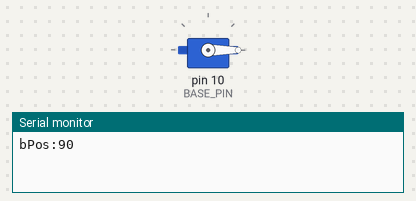
Simulated run of this sketch. Board: Arduino Uno, built with avr-gcc and run on an emulated ATmega328P. Shown: servo, the last lines printed to the serial monitor.

Above: at 2.1 s.
At 3.4 s:
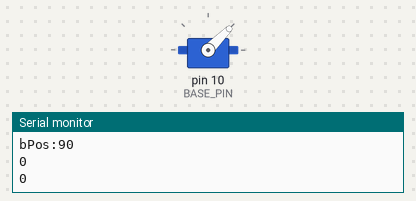
At 4.7 s:
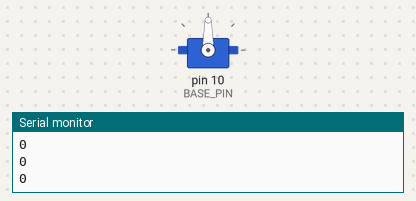
At 7.3 s:
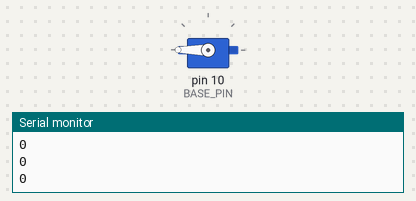
Timing chart, 0 to 11.5 s (numbered marks = the images above):
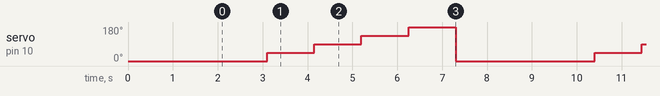

The sketch:

base.ino
```cpp
#include "Base.h"

#define BASE_PIN 10

Base base(BASE_PIN);


void setup() {
  Serial.begin(115200);
  Serial.println("bPos:90");
  base.init();
  // base.begin();
  base.moveTo(0);
  delay(2000);
}

void loop() {
  /*
    Below is a range test. It cycles through the entire theoretical range of the servo.
  */

  for (int r = 0; r <= 180; r += 45) {
    base.moveTo(r);
    Serial.println(base.currPos());
    delay(1000);
  }

  base.moveTo(0);
  delay(2000);

  /*
    Random Positions.
  */
  // unsigned int randNumber = random(0, 180);
  // base.moveTo(randNumber);
  // Serial.print("bPos:"); Serial.println(base.currPos());  // bPos:X
  // delay(1500);

  // Serial.println(randNumber);
  // delay(50);
}
```

Base.cpp
```cpp
#include "Base.h"

Base::Base(Servo &myservo) {
  this->myservo = myservo;
}

Base::Base(byte pin) {
  this->pin = pin;
}

void Base::init() {
  myservo.attach(pin);
}

void Base::init(int initialPos) {
  myservo.attach(pin);
  myservo.write(initialPos);
  delay(50);
}

void Base::begin() {
  myservo.write(startPos);
  delay(50);
}

void Base::moveTo(int Pos) {
  myservo.write(Pos);
  delay(50);
}

int Base::currPos(){
  myservo.read();
}
```

Base.h
```cpp
#ifndef Base_H
#define Base_H

#include <Arduino.h>
#include <Servo.h>


class Base {
protected:
  int pin;

  Servo myservo;

  const int startPos = 90;
public:
  Base() {}  // default constructor, do not use for this case
  Base(Servo &myservo);
  Base(byte pin);

  void init();
  void init(int initialPos);

  void begin();

  void moveTo(int Pos);

  int currPos();
};

#endif
```

Measured:
- by itself, servo on pin 10 (BASE_PIN): repeats every 7.3 s: 90° 1.1 s, 135° 1.1 s, 180° 1.1 s, 0° 3.1 s, 45° 1.1 s
